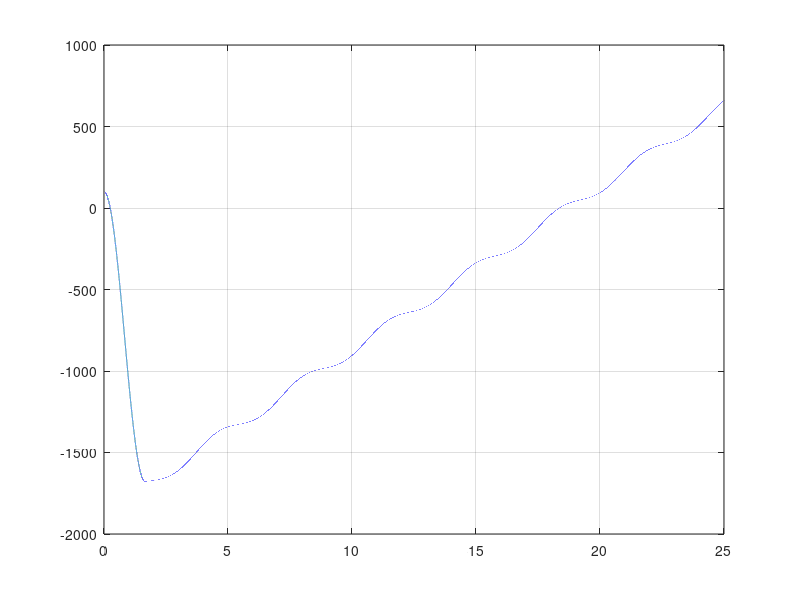

Source code (MATLAB):
%% Tutorial 1 & 2, P6
clc; clear all; close all;

% Known constants
A = 0.2; % m
B = 0.1; % m/s
L_0 = 0.1; % m
k = 1000; % N/m

F_0 = 500; % N
v_0 = 0.01; % m/s

x = 0.1; % m
xDot = 0; % m/s

m = 300; % kg
g = 9.81; % m/s^2
theta = deg2rad(30); % rad


simTime = 25; % s
t = 0; % s
idx = 1; % index/counter
dt = 10^-4; % timestep

while(t <= simTime)

    % Calculations
    x_0 = A+B*t;
    
    delta = x_0 - x - L_0;
    
    if (delta >= 0)
    F_k = k*delta;
    else
    F_k = 0;
    end

    Ffr = F_0 * tanh(xDot/v_0); % N
    G_x = m*g*sin(theta); % N

    xDotDot = (F_k - Ffr - G_x)/m;

    % Logging
    time_plot(idx) = t;
    x_plot(idx) = x;
    xDot_plot(idx) = xDot;

    % Time integrate
    x = x + xDot * dt;
    xDot = xDot + xDotDot * dt;

    % Update variables
    t = t + dt;
    idx = idx + 1;
end

plot(time_plot, x_plot/10^-3)
grid